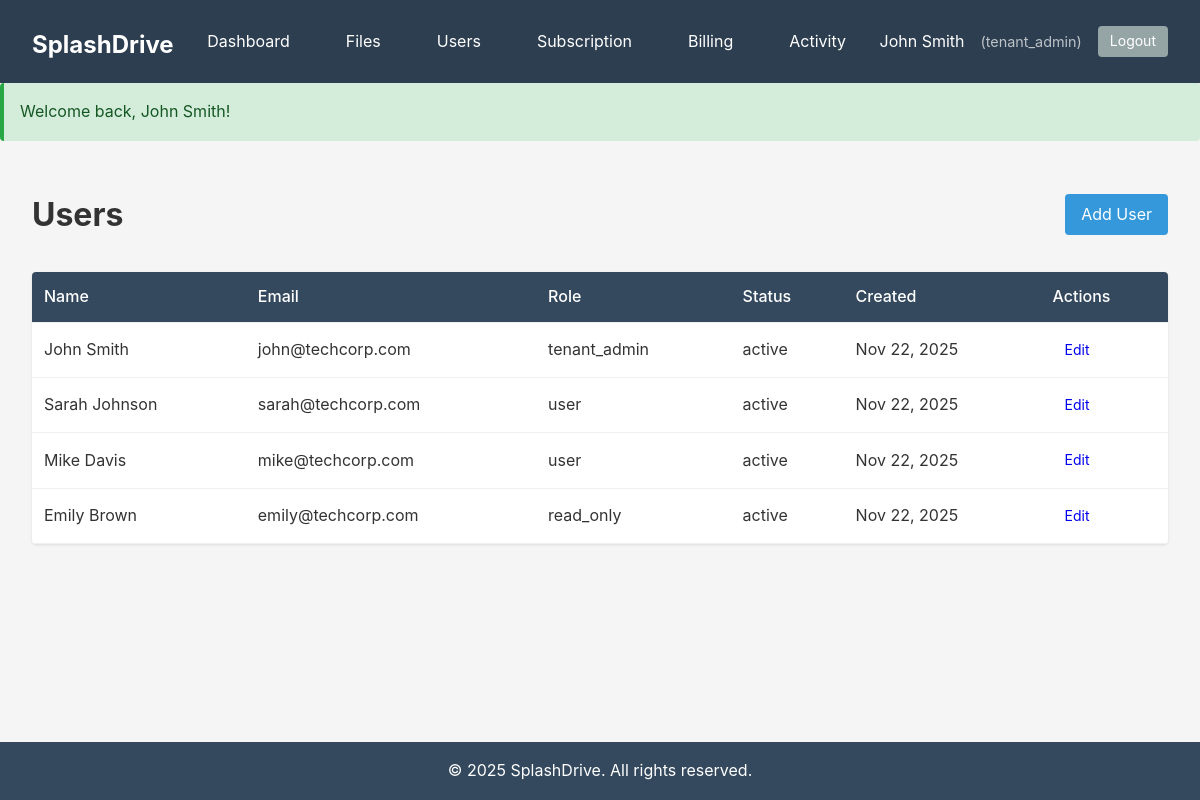
Page /users (signed in) on the committed database.
### tables this page shows
CREATE TABLE IF NOT EXISTS `users` (
  `id` INT UNSIGNED NOT NULL AUTO_INCREMENT,
  `tenant_id` INT UNSIGNED DEFAULT NULL,
  `name` VARCHAR(255) NOT NULL,
  `email` VARCHAR(255) NOT NULL UNIQUE,
  `password` VARCHAR(255) NOT NULL,
  `role` ENUM('platform_admin', 'tenant_admin', 'user', 'read_only') DEFAULT 'user',
  `avatar` VARCHAR(255) DEFAULT NULL,
  `status` ENUM('active', 'inactive', 'suspended') DEFAULT 'active',
  `last_login_at` TIMESTAMP NULL DEFAULT NULL,
  `created_at` TIMESTAMP DEFAULT CURRENT_TIMESTAMP,
  `updated_at` TIMESTAMP DEFAULT CURRENT_TIMESTAMP ON UPDATE CURRENT_TIMESTAMP,
  PRIMARY KEY (`id`),
  INDEX `idx_email` (`email`),
  INDEX `idx_tenant_id` (`tenant_id`),
  INDEX `idx_role` (`role`),
  FOREIGN KEY (`tenant_id`) REFERENCES `tenants`(`id`) ON DELETE CASCADE
);

### app/controllers/UserController.php (called while the page is built, shortened)
<?php
class UserController extends Controller {
    private $userModel;
    public function __construct() {
        $this->userModel = $this->model('User');
    }
    public function index() {
        $tenantId = Auth::tenantId();
        $users = $this->userModel->getByTenant($tenantId);
        $this->view('users/index', [
            'title' => 'Users - ' . APP_NAME,
            'users' => $users
        ]);
    }
}

### app/core/Router.php (called while the page is built, shortened)
<?php
class Router {
    private $routes = [];
    public function add($method, $path, $controller, $action) {
        $this->routes[] = [
            'method' => strtoupper($method),
            'path' => $path,
            'controller' => $controller,
            'action' => $action
        ];
    }
    public function match($url, $method = 'GET') {
        $url = parse_url($url, PHP_URL_PATH);
        foreach ($this->routes as $route) {
            if ($route['method'] !== strtoupper($method)) {
                continue;
            }
            $pattern = preg_replace('/\{([a-zA-Z0-9_]+)\}/', '(?P<$1>[a-zA-Z0-9_-]+)', $route['path']);
            $pattern = '#^' . $pattern . '$#';
            if (preg_match($pattern, $url, $matches)) {
                $params = [];
                return [
                    'controller' => $route['controller'],
                    'action' => $route['action'],
                    'params' => $params
                ];
            }
        }
        return false;
    }
    public function dispatch($url, $method = 'GET') {
        $route = $this->match($url, $method);
        $action = $route['action'];
        $this->params = $route['params'];
        $controller = new $controllerName();
        call_user_func_array([$controller, $action], $this->params);
    }
}

### public/index.php (called while the page is built, shortened)
<?php
require_once APP_PATH . '/core/Database.php';
require_once APP_PATH . '/core/Model.php';
require_once APP_PATH . '/core/Controller.php';
require_once APP_PATH . '/core/Router.php';
require_once APP_PATH . '/core/Session.php';
require_once APP_PATH . '/core/Auth.php';
$router = new Router();
$router->add('GET', '/', 'HomeController', 'index');
$router->add('GET', '/auth/login', 'AuthController', 'login');
$router->add('POST', '/auth/login', 'AuthController', 'loginPost');
$router->add('GET', '/auth/register', 'AuthController', 'register');
$router->add('POST', '/auth/register', 'AuthController', 'registerPost');
$router->add('GET', '/auth/logout', 'AuthController', 'logout');
$router->add('GET', '/dashboard', 'DashboardController', 'index');
$router->add('GET', '/dashboard/admin', 'DashboardController', 'admin');
$router->add('GET', '/users', 'UserController', 'index');
$router->add('GET', '/users/create', 'UserController', 'create');
$router->add('POST', '/users/create', 'UserController', 'store');
$router->add('GET', '/users/edit/{id}', 'UserController', 'edit');
$router->add('POST', '/users/edit/{id}', 'UserController', 'update');
$router->add('POST', '/users/delete/{id}', 'UserController', 'delete');
$router->add('GET', '/tenants', 'TenantController', 'index');
$router->add('GET', '/tenants/create', 'TenantController', 'create');
$router->add('POST', '/tenants/create', 'TenantController', 'store');
$router->add('GET', '/tenants/edit/{id}', 'TenantController', 'edit');
$router->add('POST', '/tenants/edit/{id}', 'TenantController', 'update');
$router->add('GET', '/tenants/view/{id}', 'TenantController', 'view');
$router->add('GET', '/files', 'FileController', 'index');
$router->add('GET', '/files/folder/{id}', 'FileController', 'folder');
$router->add('POST', '/files/upload', 'FileController', 'upload');
$router->add('GET', '/files/download/{id}', 'FileController', 'download');
$router->add('POST', '/files/delete/{id}', 'FileController', 'delete');
$router->add('POST', '/files/move/{id}', 'FileController', 'move');
$router->add('POST', '/files/rename/{id}', 'FileController', 'rename');
$router->add('GET', '/files/search', 'FileController', 'search');
$router->add('GET', '/folders', 'FolderController', 'index');
$router->add('POST', '/folders/create', 'FolderController', 'create');
$router->add('POST', '/folders/delete/{id}', 'FolderController', 'delete');
$router->add('POST', '/folders/rename/{id}', 'FolderController', 'rename');
$router->add('POST', '/folders/move/{id}', 'FolderController', 'move');
$router->add('GET', '/trash', 'TrashController', 'index');
$router->add('POST', '/trash/restore/{type}/{id}', 'TrashController', 'restore');
$router->add('POST', '/trash/delete/{type}/{id}', 'TrashController', 'deletePermanently');
$router->add('POST', '/trash/empty', 'TrashController', 'empty');
$router->add('GET', '/share/{token}', 'ShareController', 'view');
$router->add('POST', '/share/create', 'ShareController', 'create');
$router->add('POST', '/share/delete/{id}', 'ShareController', 'delete');
$router->add('GET', '/shares', 'ShareController', 'index');
$router->add('GET', '/subscription', 'SubscriptionController', 'index');
$router->add('POST', '/subscription/change', 'SubscriptionController', 'change');
$router->add('GET', '/subscription/plans', 'SubscriptionController', 'plans');
$router->add('GET', '/billing', 'BillingController', 'index');
$router->add('GET', '/billing/invoices', 'BillingController', 'invoices');
$router->add('GET', '/billing/invoice/{id}', 'BillingController', 'invoice');
$router->add('POST', '/billing/pay/{id}', 'BillingController', 'pay');
$router->add('GET', '/activity', 'ActivityController', 'index');
$router->add('GET', '/activity/export', 'ActivityController', 'export');
$router->add('GET', '/api/files/list', 'ApiController', 'listFiles');
$router->add('POST', '/api/files/upload', 'ApiController', 'uploadFile');
$router->add('GET', '/api/folders/list', 'ApiController', 'listFolders');
$url = parse_url($_SERVER['REQUEST_URI'], PHP_URL_PATH);
$method = $_SERVER['REQUEST_METHOD'];
$router->dispatch($url, $method);

### app/core/Database.php (called while the page is built, shortened)
<?php
class Database {
    private static $instance = null;
    private $pdo;
    private function __construct() {
        $dsn = 'mysql:host=' . DB_HOST . ';port=' . DB_PORT . ';dbname=' . DB_NAME . ';charset=' . DB_CHARSET;
        $options = [
            PDO::ATTR_ERRMODE            => PDO::ERRMODE_EXCEPTION,
            PDO::ATTR_DEFAULT_FETCH_MODE => PDO::FETCH_ASSOC,
            PDO::ATTR_EMULATE_PREPARES   => false,
        ];
        try {
            $this->pdo = new PDO($dsn, DB_USER, DB_PASS, $options);
        } catch (PDOException $e) {
            die('Database connection failed: ' . $e->getMessage());
        }
    }
    public static function getInstance() {
        if (self::$instance === null) {
            self::$instance = new self();
        }
        return self::$instance;
    }
    public function getConnection() {
        return $this->pdo;
    }
}

### app/core/Session.php (called while the page is built, shortened)
<?php
class Session {
    public static function get($key, $default = null) {
        return isset($_SESSION[$key]) ? $_SESSION[$key] : $default;
    }
    public static function has($key) {
        return isset($_SESSION[$key]);
    }
    public static function getFlash($type) {
        $message = self::get('flash_' . $type);
        return $message;
    }
    public static function hasFlash($type) {
        return self::has('flash_' . $type);
    }
}

### app/core/Auth.php (called while the page is built, shortened)
<?php
class Auth {
    public static function check() {
        return Session::has('user_id');
    }
    public static function user() {
        $user = Session::get('user_data');
        return $user;
    }
    public static function tenantId() {
        return Session::get('tenant_id');
    }
    public static function role() {
        $user = self::user();
        return $user ? $user['role'] : null;
    }
    public static function can($action) {
        $role = self::role();
        $permissions = [
            ROLE_PLATFORM_ADMIN => ['*'],
            ROLE_TENANT_ADMIN => [
                'manage_users',
                'manage_billing',
                'view_analytics',
                'manage_files',
                'manage_folders',
                'share_files',
                'delete_permanently',
                'view_activity_log'
            ],
            ROLE_USER => [
                'manage_files',
                'manage_folders',
                'share_files'
            ],
            ROLE_READ_ONLY => [
                'view_files',
                'download_files'
            ]
        ];
        return in_array($action, $permissions[$role]);
    }
}

### app/core/Model.php (called while the page is built, shortened)
<?php
class Model {
    public function __construct() {
        $this->db = Database::getInstance();
    }
}

### app/models/User.php (called while the page is built, shortened)
<?php
class User extends Model {
    protected $table = 'users';
    public function getByTenant($tenantId, $limit = 50, $offset = 0) {
        $sql = "SELECT * FROM {$this->table}
                WHERE tenant_id = :tenant_id
                ORDER BY created_at DESC
                LIMIT :limit OFFSET :offset";
        $stmt = $this->db->getConnection()->prepare($sql);
        $stmt->bindValue(':tenant_id', $tenantId, PDO::PARAM_INT);
        $stmt->bindValue(':limit', $limit, PDO::PARAM_INT);
        $stmt->bindValue(':offset', $offset, PDO::PARAM_INT);
        $stmt->execute();
        return $stmt->fetchAll();
    }
}

### app/views/users/index.php (the view)
<div class="users-page">
    <div class="page-header">
        <h1>Users</h1>
        <a href="/users/create" class="btn btn-primary">Add User</a>
    </div>
    <table class="table">
        <thead>
            <tr>
                <th>Name</th>
                <th>Email</th>
                <th>Role</th>
                <th>Status</th>
                <th>Created</th>
                <th>Actions</th>
            </tr>
        </thead>
        <tbody>
            <?php foreach ($users as $user): ?>
                <tr>
                    <td><?php echo htmlspecialchars($user['name']); ?></td>
                    <td><?php echo htmlspecialchars($user['email']); ?></td>
                    <td><?php echo htmlspecialchars($user['role']); ?></td>
                    <td><?php echo htmlspecialchars($user['status']); ?></td>
                    <td><?php echo date('M d, Y', strtotime($user['created_at'])); ?></td>
                    <td>
                        <a href="/users/edit/<?php echo $user['id']; ?>" class="btn btn-sm">Edit</a>
                    </td>
                </tr>
            <?php endforeach; ?>
        </tbody>
    </table>
</div>

### app/views/layouts/main.php (shortened to what this page needs)
<!DOCTYPE html>
<html lang="en">
<head>
    <link rel="stylesheet" href="/assets/css/style.css">
</head>
<body>
    <div class="app-container">
        <header class="app-header">
            <div class="header-content">
                <div class="header-left">
                    <h1 class="app-logo"><a href="/dashboard"><?php echo APP_NAME; ?></a></h1>
                </div>
                <nav class="header-nav">
                    <?php if (Auth::check()): ?>
                        <a href="/dashboard">Dashboard</a>
                        <a href="/files">Files</a>
                        <?php if (Auth::can('manage_users')): ?>
                            <a href="/users">Users</a>
                        <?php endif; ?>
                        <?php if (Auth::can('manage_billing')): ?>
                            <a href="/subscription">Subscription</a>
                            <a href="/billing">Billing</a>
                        <?php endif; ?>
                        <?php if (Auth::can('view_activity_log')): ?>
                            <a href="/activity">Activity</a>
                        <?php endif; ?>
                    <?php endif; ?>
                </nav>
                <div class="header-right">
                    <?php if (Auth::check()): ?>
                        <div class="user-menu">
                            <span class="user-name"><?php echo htmlspecialchars(Auth::user()['name']); ?></span>
                            <span class="user-role">(<?php echo htmlspecialchars(Auth::role()); ?>)</span>
                            <a href="/auth/logout" class="btn btn-sm btn-secondary">Logout</a>
                        </div>
                    <?php else: ?>
                        <a href="/auth/login" class="btn btn-sm btn-primary">Login</a>
                        <a href="/auth/register" class="btn btn-sm btn-secondary">Sign Up</a>
                    <?php endif; ?>
                </div>
            </div>
        </header>
        <?php if (Session::hasFlash('success')): ?>
            <div class="alert alert-success">
                <?php echo htmlspecialchars(Session::getFlash('success')); ?>
            </div>
        <?php endif; ?>
        <main class="app-main">
            <?php echo $content; ?>
        </main>
        <footer class="app-footer">
            <p>&copy; <?php echo date('Y'); ?> <?php echo APP_NAME; ?>. All rights reserved.</p>
        </footer>
    </div>
</body>
</html>

### public/assets/css/style.css (style rules this page uses)
* { margin: 0; padding: 0; box-sizing: border-box; }
body { font-family: -apple-system, BlinkMacSystemFont, 'Segoe UI', Roboto, Oxygen, Ubuntu, Cantarell, sans-serif; line-height: 1.6; color: #333; background-color: #f5f5f5; }
.app-container { min-height: 100vh; display: flex; flex-direction: column; }
.app-header { background-color: #2c3e50; color: white; padding: 1rem 2rem; box-shadow: 0 2px 4px rgba(0,0,0,0.1); }
.header-content { max-width: 1200px; margin: 0 auto; display: flex; justify-content: space-between; align-items: center; }
.app-logo a { color: white; text-decoration: none; font-size: 1.5rem; font-weight: bold; }
.header-nav { display: flex; gap: 1.5rem; }
.header-nav a { color: white; text-decoration: none; padding: 0.5rem 1rem; border-radius: 4px; transition: background-color 0.3s; }
.user-menu { display: flex; align-items: center; gap: 1rem; }
.user-name { color: white; }
.user-role { color: #bdc3c7; font-size: 0.9rem; }
.app-main { flex: 1; max-width: 1200px; width: 100%; margin: 2rem auto; padding: 0 2rem; }
.app-footer { background-color: #34495e; color: white; text-align: center; padding: 1rem; margin-top: 2rem; }
.alert { padding: 1rem; margin-bottom: 1rem; border-radius: 4px; border-left: 4px solid; }
.alert-success { background-color: #d4edda; border-color: #28a745; color: #155724; }
.btn { display: inline-block; padding: 0.5rem 1rem; border: none; border-radius: 4px; cursor: pointer; text-decoration: none; font-size: 1rem; transition: all 0.3s; }
.btn-primary { background-color: #3498db; color: white; }
.btn-secondary { background-color: #95a5a6; color: white; }
.btn-sm { padding: 0.25rem 0.75rem; font-size: 0.875rem; }
.table { width: 100%; border-collapse: collapse; background-color: white; border-radius: 4px; overflow: hidden; box-shadow: 0 1px 3px rgba(0,0,0,0.1); }
.table th, .table td { padding: 0.75rem; text-align: left; border-bottom: 1px solid #ecf0f1; }
.table th { background-color: #34495e; color: white; font-weight: 500; }
.page-header { display: flex; justify-content: space-between; align-items: center; margin-bottom: 2rem; }
.page-header h1 { margin: 0; }

### rows in the picture
users: name "John Smith", role "tenant_admin", email "john@techcorp.com", status "active", created_at "Nov 22, 2025"
users: name "Sarah Johnson", email "sarah@techcorp.com", role "user", status "active", created_at "Nov 22, 2025"
users: name "Mike Davis", email "mike@techcorp.com", role "user", status "active", created_at "Nov 22, 2025"
users: name "Emily Brown", email "emily@techcorp.com", role "read_only", status "active", created_at "Nov 22, 2025"

### other values in the picture
APP_NAME "SplashDrive"
Session::getFlash('success') "Welcome back, John Smith!"
